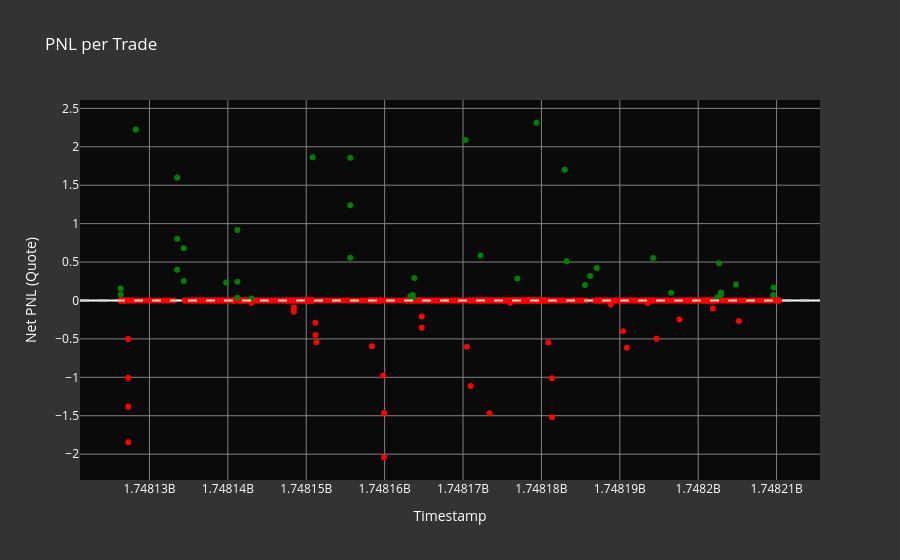

The notebook cell this image was saved under:
### Markdown cell above
### Scatter of PNL per Trade
This bar chart illustrates the PNL for each individual trade. Positive PNLs are shown in green and negative PNLs in red, providing a clear view of profitable vs. unprofitable trades.

### Code cell
import plotly.express as px

# Create a new column for profitability
executors_df['profitable'] = executors_df['net_pnl_quote'] > 0

# Create the scatter plot
fig = px.scatter(
    executors_df,
    x="timestamp",
    y='net_pnl_quote',
    title='PNL per Trade',
    color='profitable',
    color_discrete_map={True: 'green', False: 'red'},
    labels={'timestamp': 'Timestamp', 'net_pnl_quote': 'Net PNL (Quote)'},
    hover_data=['filled_amount_quote', 'side']
)

# Customize the layout
fig.update_layout(
    xaxis_title="Timestamp",
    yaxis_title="Net PNL (Quote)",
    legend_title="Profitable",
    font=dict(size=12, color="white"),
    showlegend=False,
    plot_bgcolor='rgba(0,0,0,0.8)',  # Dark background
    paper_bgcolor='rgba(0,0,0,0.8)',  # Dark background for the entire plot area
    xaxis=dict(gridcolor="gray"),
    yaxis=dict(gridcolor="gray")
)

# Add a horizontal line at y=0 to clearly separate profits and losses
fig.add_hline(y=0, line_dash="dash", line_color="lightgray")

# Show the plot
# fig.show()

### Figure 1 — Plotly figure (JSON) as saved in the notebook; plotly's stock layout.template omitted (floating-point values rounded to 4 significant figures; data arrays with more than 128 entries replaced by an {"elided": "..."} marker saying what was removed)
{"data": [{"customdata": {"elided": "452x2 mixed values"}, "hovertemplate": "profitable=False<br>Timestamp=%{x}<br>Net PNL (Quote)=%{y}<br>filled_amount_quote=%{customdata[0]}<br>side=%{customdata[1]}<extra></extra>", "legendgroup": "False", "marker": {"color": "red", "symbol": "circle"}, "mode": "markers", "name": "False", "orientation": "h", "showlegend": true, "type": "scatter", "x": {"elided": "452 float values"}, "xaxis": "x", "y": {"elided": "452 float values"}, "yaxis": "y"}, {"customdata": [[100.2, "SELL"], [200.2, "SELL"], [300.2, "SELL"], [100.4, "SELL"], [200.5, "SELL"], [400.2, "SELL"], [99.93, "BUY"], [199.8, "BUY"], [300.2, "SELL"], [100.0, "SELL"], [200.1, "SELL"], [400.3, "SELL"], [199.9, "BUY"], [400.0, "SELL"], [100.0, "SELL"], [200.1, "SELL"], [300.0, "SELL"], [100.0, "SELL"], [99.83, "BUY"], [199.9, "BUY"], [200.2, "SELL"], [299.9, "BUY"], [99.99, "BUY"], [200.1, "SELL"], [300.6, "SELL"], [400.1, "SELL"], [100.0, "SELL"], [200.0, "SELL"], [400.0, "BUY"], [199.9, "BUY"], [199.8, "BUY"], [99.98, "BUY"], [300.1, "SELL"], [400.4, "SELL"], [199.8, "BUY"], [299.9, "BUY"], [100.0, "SELL"], [200.2, "SELL"], [300.1, "SELL"]], "hovertemplate": "profitable=True<br>Timestamp=%{x}<br>Net PNL (Quote)=%{y}<br>filled_amount_quote=%{customdata[0]}<br>side=%{customdata[1]}<extra></extra>", "legendgroup": "True", "marker": {"color": "green", "symbol": "circle"}, "mode": "markers", "name": "True", "orientation": "h", "showlegend": true, "type": "scatter", "x": [1748000000.0, 1748000000.0, 1748000000.0, 1748000000.0, 1748000000.0, 1748000000.0, 1748000000.0, 1748000000.0, 1748000000.0, 1748000000.0, 1748000000.0, 1748000000.0, 1748000000.0, 1748000000.0, 1748000000.0, 1748000000.0, 1748000000.0, 1748000000.0, 1748000000.0, 1748000000.0, 1748000000.0, 1748000000.0, 1748000000.0, 1748000000.0, 1748000000.0, 1748000000.0, 1748000000.0, 1748000000.0, 1748000000.0, 1748000000.0, 1748000000.0, 1748000000.0, 1748000000.0, 1748000000.0, 1748000000.0, 1748000000.0, 1748000000.0, 1748000000.0, 1748000000.0], "xaxis": "x", "y": [0.07739, 0.1546, 2.226, 0.4013, 0.8019, 1.601, 0.2524, 0.6799, 0.235, 0.03499, 0.2429, 0.9166, 0.02654, 1.865, 0.5547, 1.238, 1.857, 0.05785, 0.03608, 0.07224, 0.291, 2.088, 0.584, 0.2867, 2.313, 1.7, 0.5113, 0.2011, 0.318, 0.4222, 0.5522, 0.1009, 0.04027, 0.4857, 0.07012, 0.1053, 0.2077, 0.07015, 0.1701], "yaxis": "y"}], "layout": {"font": {"color": "white", "size": 12}, "legend": {"title": {"text": "Profitable"}, "tracegroupgap": 0}, "paper_bgcolor": "rgba(0,0,0,0.8)", "plot_bgcolor": "rgba(0,0,0,0.8)", "shapes": [{"line": {"color": "lightgray", "dash": "dash"}, "type": "line", "x0": 0, "x1": 1, "xref": "x domain", "y0": 0, "y1": 0, "yref": "y"}], "showlegend": false, "title": {"text": "PNL per Trade"}, "xaxis": {"anchor": "y", "domain": [0, 1], "gridcolor": "gray", "title": {"text": "Timestamp"}}, "yaxis": {"anchor": "x", "domain": [0, 1], "gridcolor": "gray", "title": {"text": "Net PNL (Quote)"}}}}
